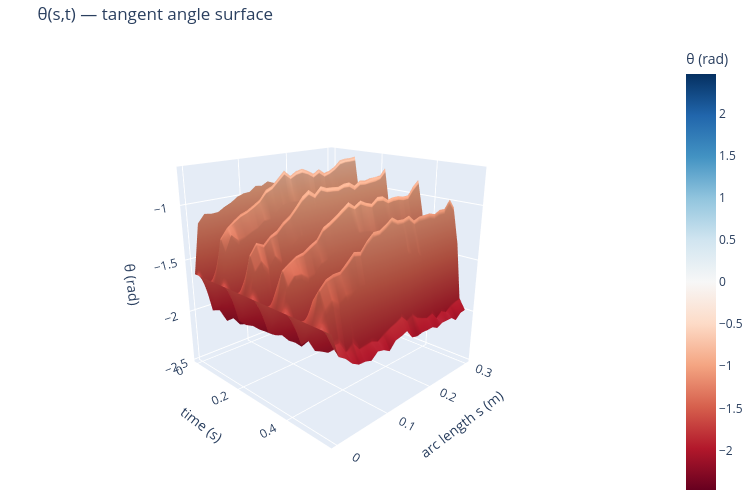

Here is the notebook cell this chart was saved with:
### Markdown cell above
# Segments angel plotting

### Code cell
import plotly.graph_objects as go

# ── θ(s,t) surface ────────────────────────────────────────────────────────
_stride    = 4
_fr        = np.arange(0, n_frames, _stride)
_s_theta   = np.linspace(0, L0, N)          # arc length at segment midpoints (m)
_THETA     = theta_smooth[_fr, :].T         # (N, n_t)
_t_ax      = t_raw[_fr]

fig = go.Figure(go.Surface(
    x=_t_ax, y=_s_theta, z=_THETA,
    colorscale='RdBu', cmid=0,
    colorbar=dict(title='θ (rad)')
))
fig.update_layout(
    title='θ(s,t) — tangent angle surface',
    scene=dict(
        xaxis_title='time (s)',
        yaxis_title='arc length s (m)',
        zaxis_title='θ (rad)',
        camera=dict(eye=dict(x=1.8, y=-1.8, z=0.9))
    ),
    width=750, height=500, margin=dict(l=0, r=0, t=40, b=0)
)
fig.show()

# ── θ heatmap ─────────────────────────────────────────────────────────────
fig2d, ax = plt.subplots(figsize=(8, 4), dpi=100)
im = ax.imshow(_THETA, aspect='auto', origin='lower',
               extent=[_t_ax[0], _t_ax[-1], 0, L0],
               cmap='RdBu')
fig2d.colorbar(im, ax=ax, label='θ (rad)')
ax.set_xlabel('time (s)')
ax.set_ylabel('arc length s (m)')
ax.set_title('θ(s,t) — tangent angle heatmap')
plt.tight_layout()
plt.show()

# ── θ(t) time series at 4 segments ────────────────────────────────────────
_seg_inspect = [0, N//4, N//2, N-1]
_seg_labels  = [f'seg {k}  (s={_s_theta[k]:.3f} m)' for k in _seg_inspect]

fig3, axes = plt.subplots(len(_seg_inspect), 1, figsize=(10, 8), sharex=True, dpi=100)
fig3.suptitle('θ(t) at 4 segments along the rod', fontsize=12)
for ax, k, lbl in zip(axes, _seg_inspect, _seg_labels):
    ax.plot(t_raw, theta_smooth[:, k], lw=1)
    ax.set_ylabel('θ (rad)', fontsize=9)
    ax.set_title(lbl, fontsize=9)
    ax.grid(True, alpha=0.3)
    ax.annotate(f'std={theta_smooth[:,k].std():.3f} rad  '
                f'range=[{theta_smooth[:,k].min():.2f}, {theta_smooth[:,k].max():.2f}]',
                xy=(0.02, 0.75), xycoords='axes fraction', fontsize=8, color='navy')
axes[-1].set_xlabel('time (s)')
plt.tight_layout()
plt.show()

print(f'θ shape: {theta_smooth.shape}  ({N} segments × {n_frames} frames)')
print(f'θ range: [{theta_smooth.min():.3f}, {theta_smooth.max():.3f}] rad  '
      f'({np.degrees(theta_smooth.min()):.1f}°, {np.degrees(theta_smooth.max()):.1f}°)')

### Figure 1 — Plotly figure (JSON) as saved in the notebook; plotly's stock layout.template omitted (floating-point values rounded to 4 significant figures; data arrays with more than 128 entries replaced by an {"elided": "..."} marker saying what was removed)
{"data": [{"cmid": 0, "colorbar": {"title": {"text": "θ (rad)"}}, "colorscale": [[0, "rgb(103,0,31)"], [0.1, "rgb(178,24,43)"], [0.2, "rgb(214,96,77)"], [0.3, "rgb(244,165,130)"], [0.4, "rgb(253,219,199)"], [0.5, "rgb(247,247,247)"], [0.6, "rgb(209,229,240)"], [0.7, "rgb(146,197,222)"], [0.8, "rgb(67,147,195)"], [0.9, "rgb(33,102,172)"], [1, "rgb(5,48,97)"]], "type": "surface", "x": [0.0, 0.02062, 0.04124, 0.06186, 0.08247, 0.1031, 0.1237, 0.1443, 0.1649, 0.1856, 0.2062, 0.2268, 0.2474, 0.268, 0.2887, 0.3093, 0.3299, 0.3505, 0.3711, 0.3918, 0.4124, 0.433, 0.4536, 0.4742, 0.4948, 0.5155, 0.5361], "y": [0.0, 0.0125, 0.025, 0.0375, 0.05, 0.0625, 0.075, 0.0875, 0.1, 0.1125, 0.125, 0.1375, 0.15, 0.1625, 0.175, 0.1875, 0.2, 0.2125, 0.225, 0.2375, 0.25, 0.2625, 0.275, 0.2875, 0.3], "z": {"elided": "25x27 float values"}}], "layout": {"height": 500, "margin": {"b": 0, "l": 0, "r": 0, "t": 40}, "scene": {"camera": {"eye": {"x": 1.8, "y": -1.8, "z": 0.9}}, "xaxis": {"title": {"text": "time (s)"}}, "yaxis": {"title": {"text": "arc length s (m)"}}, "zaxis": {"title": {"text": "θ (rad)"}}}, "title": {"text": "θ(s,t) — tangent angle surface"}, "width": 750}}
